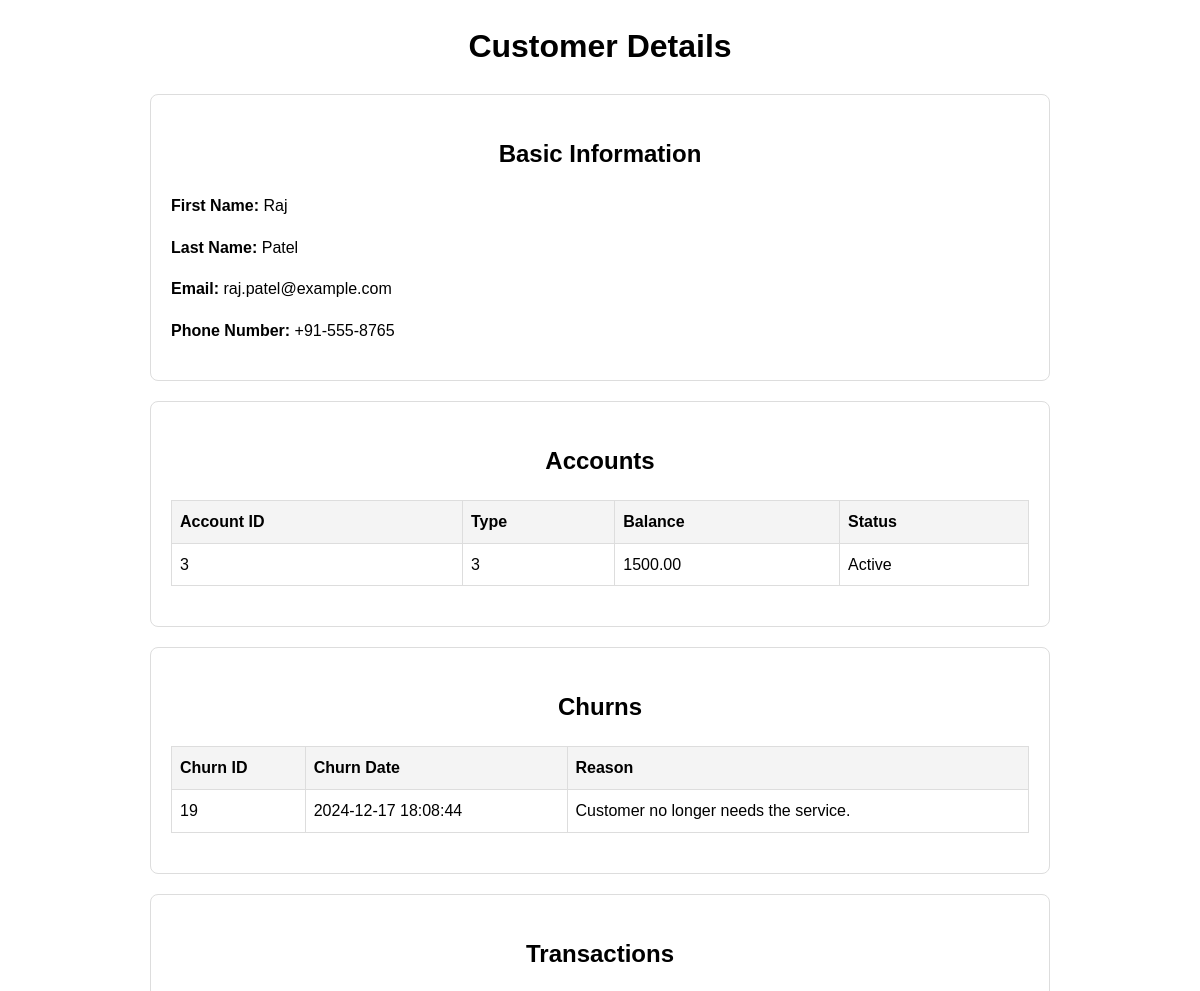
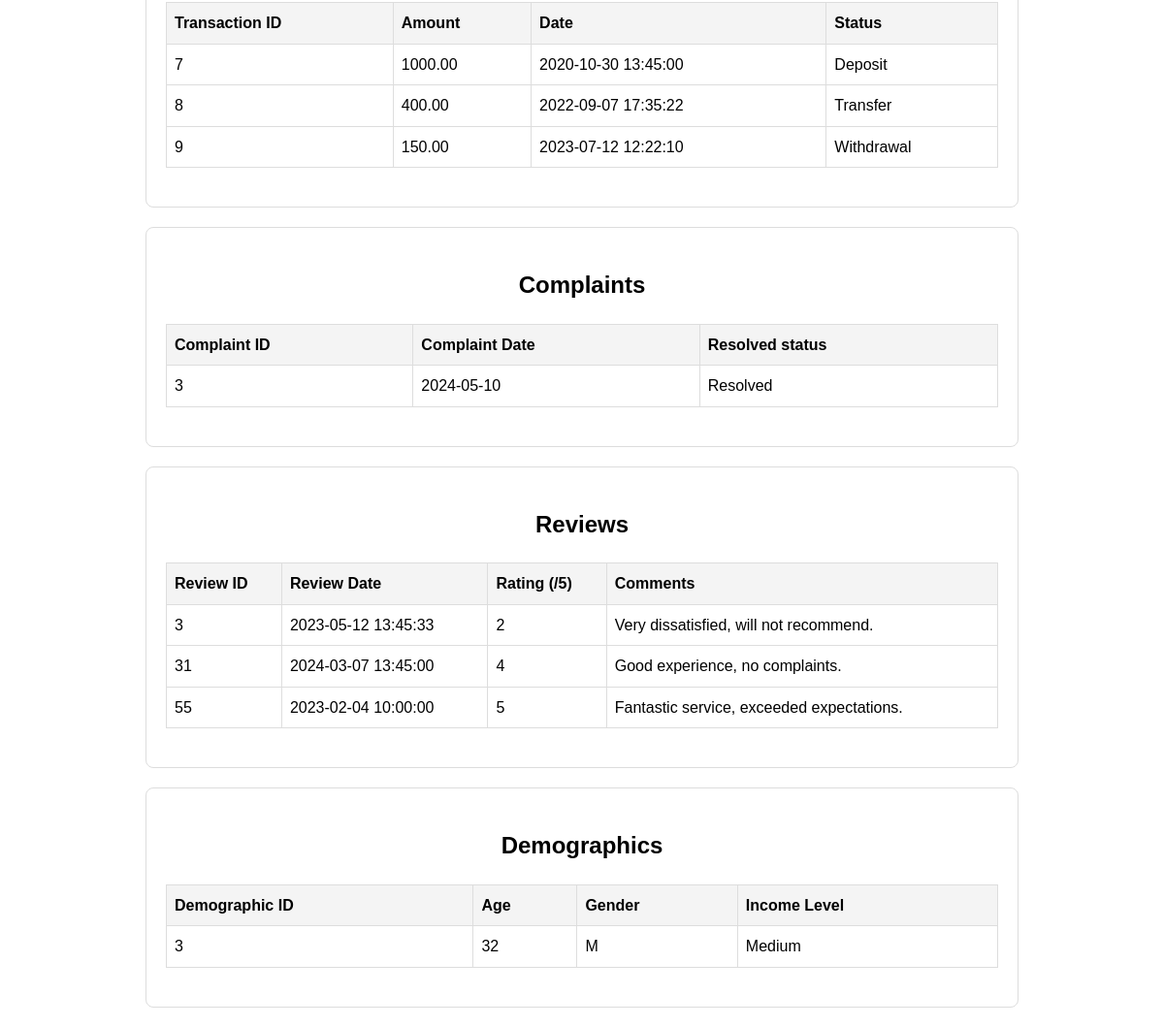
The app's page /actions/view_one_customer.php?customer_id=3 (signed in) with its own data (2 pictures, top to bottom).
### tables this page shows
CREATE TABLE `churnguard_customers` (
  `CustomerID` int NOT NULL,
  `FirstName` varchar(50) NOT NULL,
  `LastName` varchar(50) NOT NULL,
  `Email` varchar(100) NOT NULL,
  `PhoneNumber` varchar(15) DEFAULT NULL,
  `Address` text,
  `DateOfBirth` date DEFAULT NULL,
  `RegionID` int DEFAULT NULL,
  `DateJoined` timestamp NOT NULL DEFAULT CURRENT_TIMESTAMP,
  `LastLogin` timestamp NOT NULL DEFAULT CURRENT_TIMESTAMP
);

CREATE TABLE `churnguard_customer_accounts` (
  `AccountID` int NOT NULL,
  `CustomerID` int NOT NULL,
  `AccountTypeID` int NOT NULL,
  `AccountNumber` varchar(20) NOT NULL,
  `Balance` decimal(15,2) DEFAULT '0.00',
  `OpenedAt` timestamp NOT NULL DEFAULT CURRENT_TIMESTAMP,
  `account_status` enum('Active','Inactive') DEFAULT 'Active'
);

CREATE TABLE `churnguard_customer_churns` (
  `churnID` int NOT NULL,
  `customerID` int NOT NULL,
  `churnDate` datetime NOT NULL DEFAULT CURRENT_TIMESTAMP,
  `reason` varchar(255) DEFAULT NULL,
  `status` enum('churned','active') DEFAULT 'churned'
);

CREATE TABLE `churnguard_transactions` (
  `TransactionID` int NOT NULL,
  `CustomerID` int NOT NULL,
  `TransactionDate` timestamp NOT NULL DEFAULT CURRENT_TIMESTAMP,
  `TransactionAmount` decimal(15,2) DEFAULT NULL,
  `TransactionType` enum('Deposit','Withdrawal','Payment','Transfer') DEFAULT NULL,
  `BalanceAfterTransaction` decimal(15,2) DEFAULT NULL,
  `BranchLocation` varchar(100) DEFAULT NULL
);

CREATE TABLE `churnguard_customer_complaints` (
  `ComplaintID` int NOT NULL,
  `CustomerID` int NOT NULL,
  `IssueID` int DEFAULT '1',
  `ComplaintDate` date DEFAULT NULL,
  `ResolvedStatus` enum('Resolved','Unresolved') DEFAULT 'Unresolved',
  `ResolvedDate` date DEFAULT NULL,
  `Priority` enum('Low','Medium','High') DEFAULT 'Low'
);

CREATE TABLE `churnguard_customer_reviews` (
  `ReviewID` int NOT NULL,
  `CustomerID` int NOT NULL,
  `OverallSatisfaction` int DEFAULT NULL,
  `RecommendationLikelihood` int DEFAULT NULL,
  `comments` text,
  `SentimentLabel` enum('Negative','Neutral','Positive') DEFAULT NULL,
  `FollowUpContact` tinyint(1) DEFAULT '0',
  `CreatedAt` timestamp NOT NULL DEFAULT CURRENT_TIMESTAMP
);

CREATE TABLE `churnguard_customer_demographics` (
  `CustomerDemographicID` int NOT NULL,
  `CustomerID` int NOT NULL,
  `Age` int DEFAULT NULL,
  `Gender` enum('M','F','Other') DEFAULT NULL,
  `IncomeLevel` enum('Low','Medium','High') DEFAULT NULL,
  `DateJoined` date DEFAULT NULL
);

### actions/view_one_customer.php (the view, shortened to what this page needs)
<?php
include '../db/config.php';
$customer_id = intval($_GET['customer_id']);
$data = [];
try {
    $customer_query = "SELECT * FROM churnguard_customers WHERE CustomerID = $customer_id";
    $customer_result = mysqli_query($conn, $customer_query);
    $data['customer'] = mysqli_fetch_assoc($customer_result);
    $related_queries = [
        'accounts' => "SELECT * FROM churnguard_customer_accounts WHERE CustomerID = $customer_id",
        'churns' => "SELECT * FROM churnguard_customer_churns WHERE customerID = $customer_id",
        'transactions' => "SELECT * FROM churnguard_transactions WHERE CustomerID = $customer_id",
        'complaints' => "SELECT * FROM churnguard_customer_complaints WHERE CustomerID = $customer_id",
        'reviews' => "SELECT * FROM churnguard_customer_reviews WHERE CustomerID = $customer_id",
        'demographics' => "SELECT * FROM churnguard_customer_demographics WHERE CustomerID = $customer_id"
    ];
    foreach ($related_queries as $key => $query) {
        $result = mysqli_query($conn, $query);
        if ($result) {
            $data[$key] = mysqli_fetch_all($result, MYSQLI_ASSOC);
        } else {
            $data[$key] = [];
        }
    }
} catch (Exception $e) {
    die("An error occurred: " . $e->getMessage());
}
?>
<!DOCTYPE html>
<html lang="en">
<head>
</head>
<body>
<div class="container">
    <h1>Customer Details</h1>
    <div class="card">
        <h2>Basic Information</h2>
        <p><strong>First Name:</strong> <?= $data['customer']['FirstName'] ?></p>
        <p><strong>Last Name:</strong> <?= $data['customer']['LastName'] ?></p>
        <p><strong>Email:</strong> <?= $data['customer']['Email'] ?></p>
        <p><strong>Phone Number:</strong> <?= $data['customer']['PhoneNumber'] ?></p>
    </div>
    <div class="card">
        <h2>Accounts</h2>
        <?php if (!empty($data['accounts'])): ?>
            <table>
                <thead>
                <tr>
                    <th>Account ID</th>
                    <th>Type</th>
                    <th>Balance</th>
                    <th>Status</th>
                </tr>
                </thead>
                <tbody>
                <?php foreach ($data['accounts'] as $account): ?>
                    <tr>
                        <td><?= $account['AccountID'] ?></td>
                        <td><?= $account['AccountTypeID'] ?></td>
                        <td><?= $account['Balance'] ?></td>
                        <td><?= $account['account_status'] ?></td>
                    </tr>
                <?php endforeach; ?>
                </tbody>
            </table>
        <?php else: ?>
            <p>No accounts found.</p>
        <?php endif; ?>
    </div>
    <div class="card">
        <h2>Churns</h2>
        <?php if (!empty($data['churns'])): ?>
            <table>
                <thead>
                <tr>
                    <th>Churn ID</th>
                    <th>Churn Date</th>
                    <th>Reason</th>
                </tr>
                </thead>
                <tbody>
                <?php foreach ($data['churns'] as $churn): ?>
                    <tr>
                        <td><?= isset($churn['churnID']) ? $churn['churnID'] : 'N/A' ?></td>
                        <td><?= isset($churn['churnDate']) ? $churn['churnDate'] : 'N/A' ?></td>
                        <td><?= isset($churn['reason']) ? $churn['reason'] : 'N/A' ?></td>
                    </tr>
                <?php endforeach; ?>
                </tbody>
            </table>
        <?php else: ?>
            <p>No churn data found.</p>
        <?php endif; ?>
    </div>
    <div class="card">
        <h2>Transactions</h2>
        <?php if (!empty($data['transactions'])): ?>
            <table>
                <thead>
                <tr>
                    <th>Transaction ID</th>
                    <th>Amount</th>
                    <th>Date</th>
                    <th>Status</th>
                </tr>
                </thead>
                <tbody>
                <?php foreach ($data['transactions'] as $transaction): ?>
                    <tr>
                        <td><?= isset($transaction['TransactionID']) ? $transaction['TransactionID'] : 'N/A' ?></td>
                        <td><?= isset($transaction['TransactionAmount']) ? $transaction['TransactionAmount'] : 'N/A' ?></td>
                        <td><?= isset($transaction['TransactionDate']) ? $transaction['TransactionDate'] : 'N/A' ?></td>
                        <td><?= isset($transaction['TransactionType']) ? $transaction['TransactionType'] : 'N/A' ?></td>
                    </tr>
                <?php endforeach; ?>
                </tbody>
            </table>
        <?php else: ?>
            <p>No transactions found.</p>
        <?php endif; ?>
    </div>
    <div class="card">
        <h2>Complaints</h2>
        <?php if (!empty($data['complaints'])): ?>
            <table>
                <thead>
                <tr>
                    <th>Complaint ID</th>
                    <th>Complaint Date</th>
                    <th>Resolved status</th>
                </tr>
                </thead>
                <tbody>
                <?php foreach ($data['complaints'] as $complaint): ?>
                    <tr>
                        <td><?= isset($complaint['ComplaintID']) ? $complaint['ComplaintID'] : 'N/A' ?></td>
                        <td><?= isset($complaint['ComplaintDate']) ? $complaint['ComplaintDate'] : 'N/A' ?></td>
                        <td><?= isset($complaint['ResolvedStatus']) ? $complaint['ResolvedStatus'] : 'N/A' ?></td>
                    </tr>
                <?php endforeach; ?>
                </tbody>
            </table>
        <?php else: ?>
            <p>No complaints found.</p>
        <?php endif; ?>
    </div>
    <div class="card">
        <h2>Reviews</h2>
        <?php if (!empty($data['reviews'])): ?>
            <table>
                <thead>
                <tr>
                    <th>Review ID</th>
                    <th>Review Date</th>
                    <th>Rating (/5)</th>
                    <th>Comments</th>
                </tr>
                </thead>
                <tbody>
                <?php foreach ($data['reviews'] as $review): ?>
                    <tr>
                        <td><?= isset($review['ReviewID']) ? $review['ReviewID'] : 'N/A' ?></td>
                        <td><?= isset($review['CreatedAt']) ? $review['CreatedAt'] : 'N/A' ?></td>
                        <td><?= isset($review['OverallSatisfaction']) ? $review['OverallSatisfaction'] : 'N/A' ?></td>
                        <td><?= isset($review['comments']) ? $review['comments'] : 'N/A' ?></td>
                    </tr>
                <?php endforeach; ?>
                </tbody>
            </table>
        <?php else: ?>
            <p>No reviews found.</p>
        <?php endif; ?>
    </div>
    <div class="card">
        <h2>Demographics</h2>
        <?php if (!empty($data['demographics'])): ?>
            <table>
                <thead>
                <tr>
                    <th>Demographic ID</th>
                    <th>Age</th>
                    <th>Gender</th>
                    <th>Income Level</th>
                </tr>
                </thead>
                <tbody>
                <?php foreach ($data['demographics'] as $demographic): ?>
                    <tr>
                        <td><?= isset($demographic['CustomerDemographicID']) ? $demographic['CustomerDemographicID'] : 'N/A' ?></td>
                        <td><?= isset($demographic['Age']) ? $demographic['Age'] : 'N/A' ?></td>
                        <td><?= isset($demographic['Gender']) ? $demographic['Gender'] : 'N/A' ?></td>
                        <td><?= isset($demographic['IncomeLevel']) ? $demographic['IncomeLevel'] : 'N/A' ?></td>
                    </tr>
                <?php endforeach; ?>
                </tbody>
            </table>
        <?php else: ?>
            <p>No demographic data found.</p>
        <?php endif; ?>
    </div>
</div>
</body>
</html>

### actions/view_one_customer.php (style rules this page uses)
body { font-family: Arial, sans-serif; line-height: 1.6; margin: 20px; }
.container { max-width: 900px; margin: auto; }
h1, h2 { text-align: center; }
.card { border: 1px solid #ddd; padding: 20px; margin-bottom: 20px; border-radius: 8px; }
table { width: 100%; border-collapse: collapse; margin: 20px 0; }
table th, table td { border: 1px solid #ddd; padding: 8px; text-align: left; }
table th { background-color: #f4f4f4; }

### records on screen
churnguard_customers: FirstName "Raj", LastName "Patel", Email "raj.patel@example.com", PhoneNumber "+91-555-8765"
churnguard_customer_accounts: AccountID "3", AccountTypeID "3", Balance "1500.00", account_status "Active"
churnguard_customer_churns: churnID "19", churnDate "2024-12-17 18:08:44", reason "Customer no longer needs the service."
churnguard_transactions: TransactionID "7", TransactionAmount "1000.00", TransactionDate "2020-10-30 13:45:00", TransactionType "Deposit"
churnguard_transactions: TransactionID "8", TransactionAmount "400.00", TransactionDate "2022-09-07 17:35:22", TransactionType "Transfer"
churnguard_transactions: TransactionID "9", TransactionAmount "150.00", TransactionDate "2023-07-12 12:22:10", TransactionType "Withdrawal"
churnguard_customer_complaints: ComplaintID "3", ComplaintDate "2024-05-10", ResolvedStatus "Resolved"
churnguard_customer_reviews: ReviewID "3", CreatedAt "2023-05-12 13:45:33", OverallSatisfaction "2", comments "Very dissatisfied, will not recommend."
churnguard_customer_reviews: ReviewID "31", CreatedAt "2024-03-07 13:45:00", OverallSatisfaction "4", comments "Good experience, no complaints."
churnguard_customer_reviews: ReviewID "55", CreatedAt "2023-02-04 10:00:00", OverallSatisfaction "5", comments "Fantastic service, exceeded expectations."
churnguard_customer_demographics: CustomerDemographicID "3", Age "32", Gender "M", IncomeLevel "Medium"
